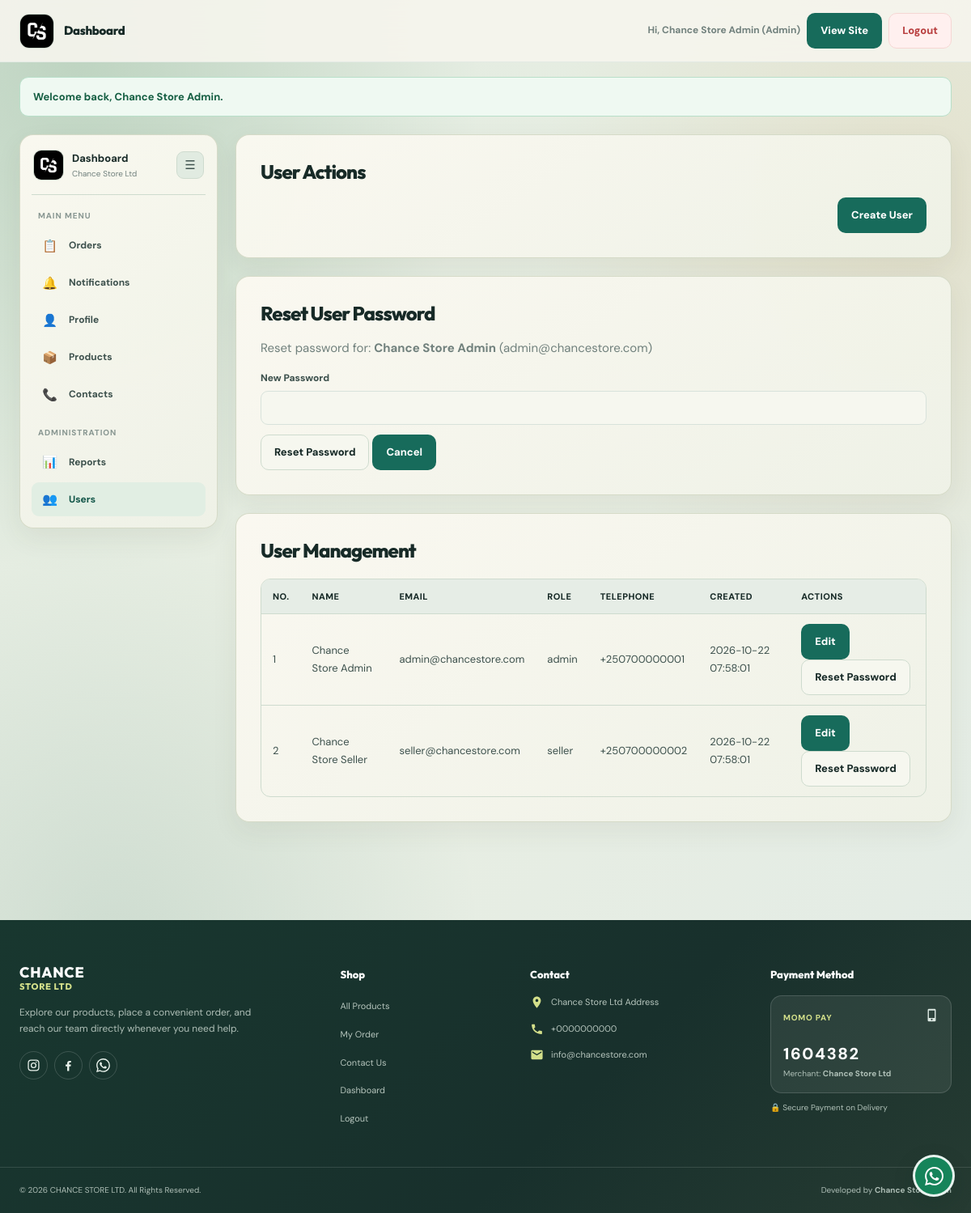
The page /admin.php?view=users&reset_user=1 (signed in) on the database its author committed.
### tables this page shows
CREATE TABLE IF NOT EXISTS users (
    id INT AUTO_INCREMENT PRIMARY KEY,
    name VARCHAR(120) NOT NULL,
    email VARCHAR(190) NOT NULL UNIQUE,
    password VARCHAR(255) NOT NULL,
    role VARCHAR(30) NOT NULL DEFAULT 'seller',
    telephone VARCHAR(30) NOT NULL,
    created_at TIMESTAMP DEFAULT CURRENT_TIMESTAMP
);

CREATE TABLE IF NOT EXISTS contacts (
    id INT PRIMARY KEY DEFAULT 1,
    phone VARCHAR(30) NOT NULL,
    email VARCHAR(190) NOT NULL,
    address VARCHAR(255) NOT NULL
);

### config.php (called while the page is built, shortened)
<?php
function db(): PDO
{
    static $pdo = null;
    if ($pdo instanceof PDO) {
        return $pdo;
    }
    $dsn = 'mysql:host=' . DB_HOST . ';dbname=' . DB_NAME . ';charset=utf8mb4';
    $options = [
        PDO::ATTR_ERRMODE => PDO::ERRMODE_EXCEPTION,
        PDO::ATTR_DEFAULT_FETCH_MODE => PDO::FETCH_ASSOC,
        PDO::ATTR_EMULATE_PREPARES => false,
    ];
    $pdo = new PDO($dsn, DB_USER, DB_PASS, $options);
    $pdo->exec("UPDATE orders SET status = 'pending' WHERE status IS NULL OR status = ''");
    $pdo->exec("ALTER TABLE users MODIFY role VARCHAR(30) NOT NULL DEFAULT 'seller'");
    $pdo->exec("UPDATE users SET role = 'seller' WHERE role NOT IN ('admin', 'seller') OR role IS NULL OR role = ''");
    $pdo->exec("UPDATE users SET role = 'admin' WHERE email = 'admin@chancestore.com'");
    return $pdo;
}
function e(string $value): string
{
    return htmlspecialchars($value, ENT_QUOTES | ENT_SUBSTITUTE, 'UTF-8');
}
function get_flash(): ?array
{
    $flash = $_SESSION['flash'];
    return $flash;
}
function is_admin_logged_in(): bool
{
    return !empty($_SESSION['admin_id']);
}
function current_user_role(): string
{
    return (string) ($_SESSION['admin_role'] ?? '');
}
function get_site_contact(): array
{
    static $contact = null;
    if ($contact === null) {
        $contact = db()->query('SELECT * FROM contacts WHERE id = 1')->fetch() ?: [
            'phone' => '',
            'email' => '',
            'address' => '',
        ];
    }
    return $contact;
}
function phone_digits(string $phone): string
{
    return preg_replace('/\D+/', '', $phone) ?: '';
}

### admin.php (the view, shortened to what this page needs)
<?php
require_once __DIR__ . '/config.php';
$isAdmin = current_user_role() === 'admin';
$roleLabel = ucfirst(current_user_role() !== '' ? current_user_role() : 'seller');
$flash = get_flash();
$pdo = db();
$view = (string) ($_GET['view'] ?? 'orders');
$perPage = 15;
$page = max(1, (int) ($_GET['page'] ?? 1));
$offset = 0;
$users = [];
$unreadStmt = $pdo->prepare('SELECT COUNT(*) FROM notifications WHERE recipient_user_id = ? AND is_read = 0');
$unreadStmt->execute([(int) $_SESSION['admin_id']]);
$unreadNotifications = (int) $unreadStmt->fetchColumn();
if ($isAdmin && $view === 'users') {
    $usersTotal = (int) ($pdo->query('SELECT COUNT(*) AS c FROM users')->fetch()['c'] ?? 0);
    $totalPages = max(1, (int) ceil($usersTotal / $perPage));
    $page = min($page, $totalPages);
    $offset = ($page - 1) * $perPage;
    $stmt = $pdo->prepare('SELECT id, name, email, role, telephone, created_at FROM users ORDER BY created_at DESC LIMIT ? OFFSET ?');
    $stmt->bindValue(1, $perPage, PDO::PARAM_INT);
    $stmt->bindValue(2, $offset, PDO::PARAM_INT);
    $stmt->execute();
    $users = $stmt->fetchAll();
}
    ?>
    <?php
$contact = $pdo->query('SELECT * FROM contacts WHERE id = 1')->fetch() ?: ['phone' => '', 'email' => '', 'address' => ''];
$users = $isAdmin ? $users : [];
$resetUser = null;
if ($isAdmin && $view === 'users' && !empty($_GET['reset_user'])) {
    $resetUserId = (int) $_GET['reset_user'];
    if ($resetUserId > 0) {
        $resetUserStmt = $pdo->prepare('SELECT id, name, email FROM users WHERE id = ?');
        $resetUserStmt->execute([$resetUserId]);
        $resetUser = $resetUserStmt->fetch();
    }
}
?>
<!doctype html>
<html lang="en">
<head>
    <link rel="stylesheet" href="assets.css">
</head>
<body>
<header class="site-header">
    <div class="container header-row">
        <div class="brand-wrap">
            <img class="site-logo" src="logo.jpeg" alt="Chance Store Ltd Logo">
            <div class="brand">Dashboard</div>
        </div>
        <div class="nav-actions">
            <span class="admin-greeting">Hi, <?= e((string) ($_SESSION['admin_name'] ?? 'User')) ?> (<?= e($roleLabel) ?>)</span>
            <a class="btn" href="index.php">View Site</a>
            <a class="btn danger" href="logout.php">Logout</a>
        </div>
    </div>
</header>
<main class="container" id="main-content">
    <?php if ($flash): ?>
        <div class="flash <?= e($flash['type']) ?>"><?= e($flash['message']) ?></div>
    <?php endif; ?>
    <div class="dashboard-shell">
        <aside class="dashboard-sidebar">
            <nav class="admin-nav panel" aria-label="Dashboard menu">
                <div class="admin-nav-header">
                    <div class="admin-nav-brand">
                        <img class="admin-nav-logo" src="logo.jpeg" alt="">
                        <div>
                            <strong>Dashboard</strong>
                            <span>Chance Store Ltd</span>
                        </div>
                    </div>
                    <button id="menuToggle" class="admin-nav-toggle" type="button" aria-label="Collapse menu" title="Collapse menu">☰</button>
                </div>
                <div class="admin-nav-section">
                    <span class="admin-nav-label">Main Menu</span>
                    <div class="task-menu-list">
                        <a class="task-link <?= $view === 'orders' ? 'active' : '' ?>" href="admin.php?view=orders" title="Orders">
                            <span class="task-link-icon" aria-hidden="true">&#128203;</span>
                            <span class="task-link-text">Orders</span>
                        </a>
                        <a class="task-link <?= $view === 'notifications' ? 'active' : '' ?>" href="admin.php?view=notifications" title="Notifications">
                            <span class="task-link-icon" aria-hidden="true">&#128276;</span>
                            <span class="task-link-text">Notifications<?= $unreadNotifications > 0 ? ' (' . $unreadNotifications . ')' : '' ?></span>
                        </a>
                        <a class="task-link <?= $view === 'profile' ? 'active' : '' ?>" href="admin.php?view=profile" title="Profile">
                            <span class="task-link-icon" aria-hidden="true">&#128100;</span>
                            <span class="task-link-text">Profile</span>
                        </a>
                        <?php if ($isAdmin): ?>
                            <a class="task-link <?= $view === 'products' ? 'active' : '' ?>" href="admin.php?view=products" title="Products">
                                <span class="task-link-icon" aria-hidden="true">&#128230;</span>
                                <span class="task-link-text">Products</span>
                            </a>
                            <a class="task-link <?= $view === 'contacts' ? 'active' : '' ?>" href="admin.php?view=contacts" title="Contacts">
                                <span class="task-link-icon" aria-hidden="true">&#128222;</span>
                                <span class="task-link-text">Contacts</span>
                            </a>
                        <?php endif; ?>
                    </div>
                </div>
                <?php if ($isAdmin): ?>
                    <div class="admin-nav-section">
                        <span class="admin-nav-label">Administration</span>
                        <div class="task-menu-list">
                            <a class="task-link <?= $view === 'reports' ? 'active' : '' ?>" href="admin.php?view=reports" title="Reports">
                                <span class="task-link-icon" aria-hidden="true">&#128202;</span>
                                <span class="task-link-text">Reports</span>
                            </a>
                            <a class="task-link <?= $view === 'users' ? 'active' : '' ?>" href="admin.php?view=users" title="Users">
                                <span class="task-link-icon" aria-hidden="true">&#128101;</span>
                                <span class="task-link-text">Users</span>
                            </a>
                        </div>
                    </div>
                <?php endif; ?>
            </nav>
        </aside>
        <div class="dashboard-content">
    <?php if ($isAdmin && $view === 'users'): ?>
        <section class="panel">
            <h2>User Actions</h2>
            <div class="nav-actions">
                <a class="btn" href="admin.php?view=users&create_user=1">Create User</a>
            </div>
        </section>
        <?php if ($resetUser): ?>
        <section class="panel">
            <h2>Reset User Password</h2>
            <p>Reset password for: <strong><?= e((string) $resetUser['name']) ?></strong> (<?= e((string) $resetUser['email']) ?>)</p>
            <form action="admin_actions.php" method="post">
                <label for="new_password">New Password</label>
                <input id="new_password" name="new_password" type="password" minlength="6" maxlength="64" required>
                <div style="margin-top:12px">
                    <button class="btn secondary" type="submit">Reset Password</button>
                    <a class="btn" href="admin.php?view=users">Cancel</a>
                </div>
            </form>
        </section>
        <?php endif; ?>
        <section class="panel">
            <h2>User Management</h2>
            <div class="table-wrap">
            <table>
                <thead><tr><th>No.</th><th>Name</th><th>Email</th><th>Role</th><th>Telephone</th><th>Created</th><th>Actions</th></tr></thead>
                <tbody>
                <?php foreach ($users as $i => $user): ?>
                    <tr>
                        <td><?= (int) ($offset + (int) $i + 1) ?></td>
                        <td><?= e($user['name']) ?></td>
                        <td><?= e($user['email']) ?></td>
                        <td><?= e($user['role']) ?></td>
                        <td><?= e($user['telephone']) ?></td>
                        <td><?= e($user['created_at']) ?></td>
                        <td>
                            <a class="btn" href="admin.php?view=users&edit_user=<?= (int) $user['id'] ?>">Edit</a>
                            <a class="btn secondary" href="admin.php?view=users&reset_user=<?= (int) $user['id'] ?>">Reset Password</a>
                        </td>
                    </tr>
                <?php endforeach; ?>
                </tbody>
            </table>
            </div>
        </section>
    <?php endif; ?>
</div>
</div>
</main>
<?php require __DIR__ . '/partials/footer.php'; ?>
</body>
</html>

### partials/footer.php (shortened to what this page needs)
<?php
$contact = get_site_contact();
$waPhone = phone_digits((string) $contact['phone']);
?>
<footer class="site-footer">
    <div class="container site-footer-grid">
        <div class="site-footer-brand">
            <h3 class="site-footer-title">
                <span class="site-footer-title-main">CHANCE</span>
                <span class="site-footer-title-accent">STORE LTD</span>
            </h3>
            <p class="site-footer-desc">Explore our products, place a convenient order, and reach our team directly whenever you need help.</p>
            <div class="site-footer-socials">
                <a class="footer-social-circle" href="https://www.instagram.com/chance_store_rw/" target="_blank" rel="noopener" aria-label="Instagram">
                </a>
                <a class="footer-social-circle" href="https://www.facebook.com/profile.php?id=61578514747233" target="_blank" rel="noopener" aria-label="Facebook">
                    <svg viewBox="0 0 24 24" focusable="false"><path d="M13.3 22v-8.15h2.75l.42-3.2H13.3V8.6c0-.93.26-1.55 1.6-1.55h1.7V4.2a22.6 22.6 0 0 0-2.47-.12c-2.45 0-4.13 1.5-4.13 4.24v2.34H7.2v3.2H10V22h3.3Z"/></svg>
                </a>
                <a class="footer-social-circle" href="https://wa.me/<?= urlencode($waPhone) ?>" target="_blank" rel="noopener" aria-label="WhatsApp">
                </a>
            </div>
        </div>
        <div class="site-footer-col">
            <h4 class="site-footer-col-title">Shop</h4>
            <ul class="site-footer-links">
                <li><a href="index.php#products">All Products</a></li>
                <li><a href="index.php#cart" class="cart-open-link" aria-controls="cart" aria-expanded="false">My Order</a></li>
                <li><a href="index.php#contact">Contact Us</a></li>
                <?php if (is_admin_logged_in()): ?>
                    <li><a href="admin.php">Dashboard</a></li>
                    <li><a class="footer-auth-link footer-auth-logout" href="logout.php">Logout</a></li>
                <?php else: ?>
                    <li><a class="footer-auth-link footer-auth-login" href="login.php">Login</a></li>
                <?php endif; ?>
            </ul>
        </div>
        <div class="site-footer-col">
            <h4 class="site-footer-col-title">Contact</h4>
            <ul class="site-footer-contact">
                <li>
                    <span class="site-footer-contact-icon" aria-hidden="true">
                        <svg viewBox="0 0 24 24" focusable="false"><path d="M12 2C8.13 2 5 5.13 5 9c0 5.25 7 13 7 13s7-7.75 7-13c0-3.87-3.13-7-7-7zm0 9.5a2.5 2.5 0 1 1 0-5 2.5 2.5 0 0 1 0 5z"/></svg>
                    </span>
                    <span><?= e((string) $contact['address']) ?></span>
                </li>
                <li>
                    <span class="site-footer-contact-icon" aria-hidden="true">
                        <svg viewBox="0 0 24 24" focusable="false"><path d="M6.62 10.79a15.05 15.05 0 0 0 6.59 6.59l2.2-2.2a1 1 0 0 1 1.01-.24c1.12.37 2.33.57 3.58.57a1 1 0 0 1 1 1V20a1 1 0 0 1-1 1C10.07 21 3 13.93 3 5a1 1 0 0 1 1-1h3.5a1 1 0 0 1 1 1c0 1.25.2 2.46.57 3.58a1 1 0 0 1-.25 1.01l-2.2 2.2z"/></svg>
                    </span>
                    <a href="tel:<?= e($waPhone) ?>"><?= e((string) $contact['phone']) ?></a>
                </li>
                <li>
                    <span class="site-footer-contact-icon" aria-hidden="true">
                        <svg viewBox="0 0 24 24" focusable="false"><path d="M20 4H4a2 2 0 0 0-2 2v12a2 2 0 0 0 2 2h16a2 2 0 0 0 2-2V6a2 2 0 0 0-2-2zm0 4-8 5L4 8V6l8 5 8-5v2z"/></svg>
                    </span>
                    <a href="mailto:<?= e((string) $contact['email']) ?>"><?= e((string) $contact['email']) ?></a>
                </li>
            </ul>
        </div>
        <div class="site-footer-col">
            <h4 class="site-footer-col-title">Payment Method</h4>
            <div class="payment-card">
                <div class="payment-card-top">
                    <span class="payment-badge">MOMO PAY</span>
                    <span class="payment-card-icon" aria-hidden="true">
                        <svg viewBox="0 0 24 24" focusable="false"><path d="M17 1H7a2 2 0 0 0-2 2v18a2 2 0 0 0 2 2h10a2 2 0 0 0 2-2V3a2 2 0 0 0-2-2zm-5 20a1.5 1.5 0 1 1 0-3 1.5 1.5 0 0 1 0 3zm5-4H7V4h10v13z"/></svg>
                    </span>
                </div>
                <div class="payment-number">1604382</div>
                <div class="payment-merchant">Merchant: <strong>Chance Store Ltd</strong></div>
            </div>
            <p class="payment-secure">
                <span aria-hidden="true">&#128274;</span> Secure Payment on Delivery
            </p>
        </div>
    </div>
    <div class="site-footer-bottom">
        <div class="container site-footer-bottom-inner">
            <p>&copy; <?= date('Y') ?> CHANCE STORE LTD. All Rights Reserved.</p>
            <p>Developed by <strong>Chance Store Team</strong></p>
        </div>
    </div>
</footer>
<a class="whatsapp-fab" href="https://wa.me/<?= urlencode($waPhone) ?>" target="_blank" rel="noopener" aria-label="Chat on WhatsApp">
</a>

### rows shown on the page
users: name "Chance Store Admin", email "admin@chancestore.com", i "1", role "admin", telephone "+250700000001", created_at "2026-10-22 07:58:01"
users: i "2", name "Chance Store Seller", email "seller@chancestore.com", role "seller", telephone "+250700000002", created_at "2026-10-22 07:58:01"
contacts: address "Chance Store Ltd Address", phone "+0000000000", email "info@chancestore.com"

### other values the page prints
$_SESSION['admin_name'] "Chance Store Admin"
$roleLabel "Admin"
$flash['message'] "Welcome back, Chance Store Admin."
